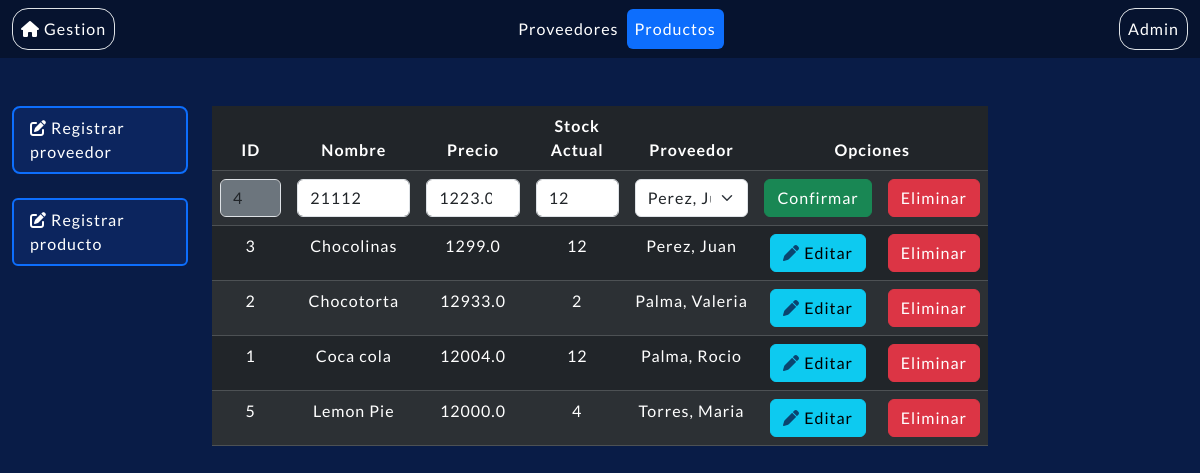
The page /producto/editar/4 on the database its author committed.
### compra/models.py (models this page shows, shortened)
class Producto(models.Model):
    nombre = models.CharField(max_length=100)
    precio = models.FloatField()
    stock_actual = models.IntegerField()
    proveedor = models.ForeignKey(Proveedor, null=True, blank=True, on_delete=models.CASCADE)
    class Meta:
        ordering=['nombre', '-stock_actual'] #Orden asc en nombre y desc en stock
        verbose_name_plural = 'Productos'

class Proveedor(models.Model):
    nombre = models.CharField(max_length=100)
    apellido = models.CharField(max_length=100)
    dni = models.IntegerField()
    def __str__(self):
        return f'{self.apellido}, {self.nombre}'
    class Meta:
        ordering=['id','apellido', 'nombre'] # Orden asc en apellido y nombre
        verbose_name_plural = 'Proveedores'

### compra/views.py (the view)
# urls.py: path('producto/editar/<int:productoId>', views.mostrarEditarProducto, name="Mostrar la vista de editar producto por id"),
def mostrarEditarProducto(request, productoId):
    producto = Producto.objects.get(id=productoId)
    productos = Producto.objects.all()
    proveedores = Proveedor.objects.all()
    return render(request, 'editar_producto.html', {'p': producto,'productos':productos, 'proveedores':proveedores})

### compra/templates/editar_producto.html (shortened to what this page needs)
{% extends 'base_lista.html' %}
{% block navbar %}
<a class="nav-link" href="/proveedores">Proveedores</a>
<a class="nav-link active" aria-currente="page" href="/productos">Productos</a>
{% endblock %}
{% block table %}
<thead>
    <tr>
        <th>ID</th>
        <th>Nombre</th>
        <th>Precio</th>
        <th>Stock Actual</th>
        <th>Proveedor</th>
        <th colspan="2">Opciones</th>
    </tr>
</thead>
<tbody>
    {% for producto in productos %}
    {% if producto.id == p.id %}
    <tr>
        <form action="/producto/editar" method="POST">{% csrf_token %}
            <td><input type="number" class="form-control bg-secondary" name="idProducto" id="idProducto" value="{{p.id}}"
                    readonly></td>
            <td><input type="text" class="form-control" name="nombre" id="nombre" placeholder="Ingrese su nombre"
                    value="{{producto.nombre}}" required></td>
            <td><input type="number" class="form-control" name="precio" id="precio" placeholder="Ingrese su precio"
                    value="{{producto.precio}}" required></td>
            <td><input type="number" class="form-control" name="stock_actual" id="stock_actual"
                    placeholder="Ingrese su stock" value="{{producto.stock_actual}}" required></td>
            <td><select class="form-select rounded" id="proveedor" name="proveedor">
                    <option value="" selected>{{producto.proveedor}}</option>
                </select></td>
            <td><input type="submit" class="btn btn-success" value="Confirmar"></td>
            <td><a href="/producto/eliminar/{{producto.id}}" class="btn btn-danger">Eliminar</a></td>
        </form>
    </tr>
    {% else %}
    <tr>
        <td>{{producto.id}}</td>
        <td>{{producto.nombre}}</td>
        <td>{{producto.precio}}</td>
        <td>{{producto.stock_actual}}</td>
        {% if producto.proveedor == None %}
        <td>-</td>
        {% else %}
        <td>{{producto.proveedor}}</td>
        {% endif %}
        <td><a href="/producto/editar/{{producto.id}}" class="btn btn-info"><i class="fa-solid fa-pen" style="color: #0b446f;"></i> Editar</a></td>
        <td><a href="/producto/eliminar/{{producto.id}}" class="btn btn-danger">Eliminar</a></td>
        {% endif %}
    </tr>
    {% endfor %}
</tbody>
{% endblock %}

### StockControl/static/CSS/base_lista.css (style rules this page uses)
* { margin: 0px; padding: 0px; font-family: "Lato", sans-serif; font-style: normal; letter-spacing: 1px; }
.navbar a { color: #ffff; }
td, th { text-align: center; }

### rows shown on the page
Producto: idProducto "4", nombre "21112", precio "1223.0", stock_actual "12", proveedor "Perez, Juan"
Producto: id "3", nombre "Chocolinas", precio "1299.0", stock_actual "12", proveedor "Perez, Juan"
Producto: id "2", nombre "Chocotorta", precio "12933.0", stock_actual "2", proveedor "Palma, Valeria"
Producto: id "1", nombre "Coca cola", precio "12004.0", stock_actual "12", proveedor "Palma, Rocio"
Producto: id "5", nombre "Lemon Pie", precio "12000.0", stock_actual "4", proveedor "Torres, Maria"
